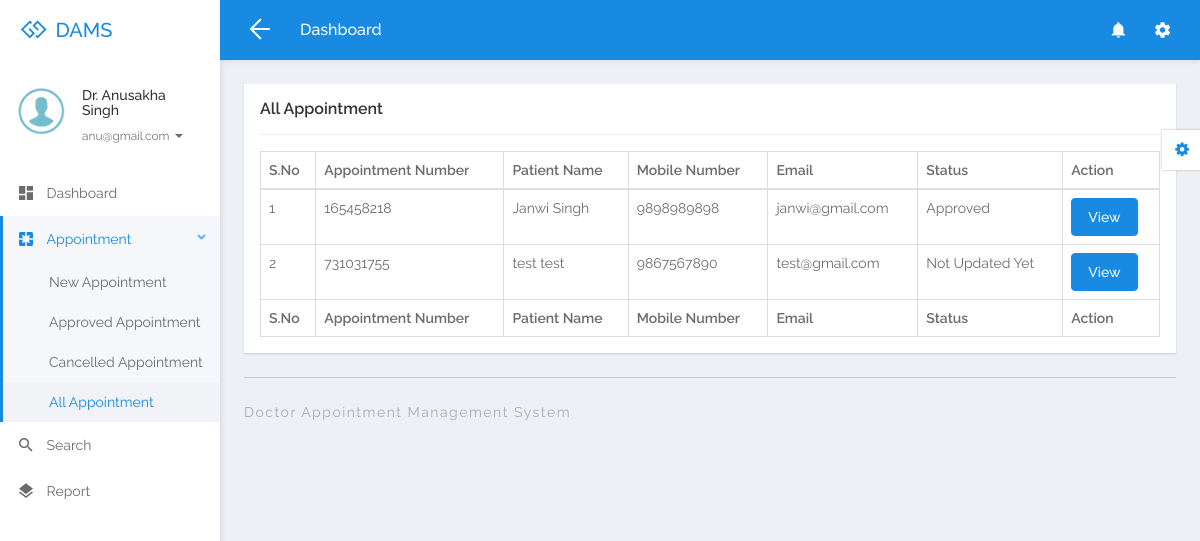
Screenshot of /doctor/all-appointment.php (signed in) with the database file from the repository.
### tables this page shows
CREATE TABLE `tbldoctor` (
  `ID` int(5) NOT NULL,
  `FullName` varchar(250) DEFAULT NULL,
  `MobileNumber` bigint(10) DEFAULT NULL,
  `Email` varchar(250) DEFAULT NULL,
  `Specialization` varchar(250) DEFAULT NULL,
  `Password` varchar(259) DEFAULT NULL,
  `CreationDate` timestamp NULL DEFAULT current_timestamp()
);

CREATE TABLE `tblappointment` (
  `ID` int(10) NOT NULL,
  `AppointmentNumber` int(10) DEFAULT NULL,
  `Name` varchar(250) DEFAULT NULL,
  `MobileNumber` bigint(20) DEFAULT NULL,
  `Email` varchar(250) DEFAULT NULL,
  `AppointmentDate` date DEFAULT NULL,
  `AppointmentTime` time DEFAULT NULL,
  `Specialization` varchar(250) DEFAULT NULL,
  `Doctor` int(10) DEFAULT NULL,
  `Message` mediumtext DEFAULT NULL,
  `ApplyDate` timestamp NULL DEFAULT current_timestamp(),
  `Remark` varchar(250) DEFAULT NULL,
  `Status` varchar(250) DEFAULT NULL,
  `UpdationDate` timestamp NULL DEFAULT NULL ON UPDATE current_timestamp()
);

### doctor/all-appointment.php (the view, shortened to what this page needs)
<?php
include('includes/dbconnection.php');
if (strlen($_SESSION['damsid']==0)) {
  header('location:logout.php');
  } else{
  ?>
<!DOCTYPE html>
<html lang="en">
<head>
	<link rel="stylesheet" href="libs/bower/font-awesome/css/font-awesome.min.css">
	<link rel="stylesheet" href="libs/bower/material-design-iconic-font/dist/css/material-design-iconic-font.css">
	<link rel="stylesheet" href="libs/bower/animate.css/animate.min.css">
	<link rel="stylesheet" href="libs/bower/fullcalendar/dist/fullcalendar.min.css">
	<link rel="stylesheet" href="libs/bower/perfect-scrollbar/css/perfect-scrollbar.css">
	<link rel="stylesheet" href="assets/css/bootstrap.css">
	<link rel="stylesheet" href="assets/css/core.css">
	<link rel="stylesheet" href="assets/css/app.css">
</head>
<body class="menubar-left menubar-unfold menubar-light theme-primary">
<?php include_once('includes/header.php');?>
<?php include_once('includes/sidebar.php');?>
<main id="app-main" class="app-main">
  <div class="wrap">
	<section class="app-content">
		<div class="row">
			<div class="col-md-12">
				<div class="widget">
					<header class="widget-header">
						<h4 class="widget-title">All Appointment</h4>
					</header>
					<hr class="widget-separator">
					<div class="widget-body">
						<div class="table-responsive">
							<table class="table table-bordered table-hover js-basic-example dataTable table-custom">
								<thead>
									<tr>
										<th>S.No</th>
										<th>Appointment Number</th>
										<th>Patient Name</th>
										<th>Mobile Number</th>
										<th>Email</th>
									<th>Status</th>
										<th>Action</th>
									</tr>
								</thead>
								<tbody>
                  <?php
              $docid=$_SESSION['damsid'];
$sql="SELECT * from  tblappointment where Doctor=:docid";
$query = $dbh -> prepare($sql);
$query-> bindParam(':docid', $docid, PDO::PARAM_STR);
$query->execute();
$results=$query->fetchAll(PDO::FETCH_OBJ);
$cnt=1;
if($query->rowCount() > 0)
{
foreach($results as $row)
{               ?>
									<tr>
										<td><?php echo htmlentities($cnt);?></td>
										<td><?php  echo htmlentities($row->AppointmentNumber);?></td>
										<td><?php  echo htmlentities($row->Name);?></td>
										<td><?php  echo htmlentities($row->MobileNumber);?></td>
										<td><?php  echo htmlentities($row->Email);?></td>
                                        <?php if($row->Status==""){ ?>
                     <td><?php echo "Not Updated Yet"; ?></td>
<?php } else { ?>                  <td><?php  echo htmlentities($row->Status);?>
                  </td>
                  <?php } ?>
										<td><a href="view-appointment-detail.php?editid=<?php echo htmlentities ($row->ID);?>&&aptid=<?php echo htmlentities ($row->AppointmentNumber);?>" class="btn btn-primary">View</a></td>
									</tr>
								 <?php $cnt=$cnt+1;}} ?>
								</tbody>
                  <tfoot>
                  <tr>
                  <th>S.No</th>
										<th>Appointment Number</th>
										<th>Patient Name</th>
										<th>Mobile Number</th>
										<th>Email</th>
										<th>Status</th>
										<th>Action</th>
                  </tr>
                </tfoot>
							</table>
						</div>
					</div>
				</div>
			</div>
		</div>
	</section>
</div>
  <?php include_once('includes/footer.php');?>
</main>
<?php include_once('includes/customizer.php');?>
</body>
</html>
<?php }  ?>

### doctor/includes/sidebar.php (shortened to what this page needs)
<aside id="menubar" class="menubar light">
  <div class="app-user">
    <div class="media">
      <div class="media-left">
        <div class="avatar avatar-md avatar-circle">
          <a href="javascript:void(0)"><img class="img-responsive" src="assets/images/images.png" alt="avatar"/></a>
        </div>
      </div>
      <div class="media-body">
        <div class="foldable">
          <?php
$eid=$_SESSION['damsid'];
$sql="SELECT FullName,Email from  tbldoctor where ID=:eid";
$query = $dbh -> prepare($sql);
$query->bindParam(':eid',$eid,PDO::PARAM_STR);
$query->execute();
$results=$query->fetchAll(PDO::FETCH_OBJ);
foreach($results as $row)
{
$email=$row->Email;
$fname=$row->FullName;
}   ?>
          <h5><a href="javascript:void(0)" class="username"><?php  echo $fname ;?></a></h5>
          <ul>
            <li class="dropdown">
              <a href="javascript:void(0)" class="dropdown-toggle usertitle" data-toggle="dropdown" aria-haspopup="true" aria-expanded="false">
                <small><?php  echo $email;?></small>
                <span class="caret"></span>
              </a>
            </li>
          </ul>
        </div>
      </div>
    </div>
  </div>
  <div class="menubar-scroll">
    <div class="menubar-scroll-inner">
      <ul class="app-menu">
        <li class="has-submenu">
          <a href="dashboard.php">
            <i class="menu-icon zmdi zmdi-view-dashboard zmdi-hc-lg"></i>
            <span class="menu-text">Dashboard</span>
          </a>
        </li>
       <li class="has-submenu">
          <a href="javascript:void(0)" class="submenu-toggle">
            <i class="menu-icon zmdi zmdi-pages zmdi-hc-lg"></i>
            <span class="menu-text">Appointment</span>
            <i class="menu-caret zmdi zmdi-hc-sm zmdi-chevron-right"></i>
          </a>
          <ul class="submenu">
            <li><a href="new-appointment.php"><span class="menu-text">New Appointment</span></a></li>
            <li><a href="approved-appointment.php"><span class="menu-text">Approved Appointment</span></a></li>
            <li><a href="cancelled-appointment.php"><span class="menu-text">Cancelled Appointment</span></a></li>
            <li><a href="all-appointment.php"><span class="menu-text">All Appointment</span></a></li>
          </ul>
        </li>
        <li>
          <a href="search.php">
            <i class="menu-icon zmdi zmdi-search zmdi-hc-lg"></i>
            <span class="menu-text">Search</span>
          </a>
        </li>
        <li>
          <a href="appointment-bwdates.php">
            <i class="menu-icon zmdi zmdi-layers zmdi-hc-lg"></i>
            <span class="menu-text">Report</span>
          </a>
        </li>
      </ul>
    </div>
  </div>
</aside>

### rows the page displays
tbldoctor: FullName "Dr. Anusakha Singh", Email "anu@gmail.com"
tblappointment: AppointmentNumber "165458218", Name "Janwi Singh", MobileNumber "9898989898", Email "janwi@gmail.com", Status "Approved"
tblappointment: AppointmentNumber "731031755", Name "test test", MobileNumber "9867567890", Email "test@gmail.com", shows "Not Updated Yet"
